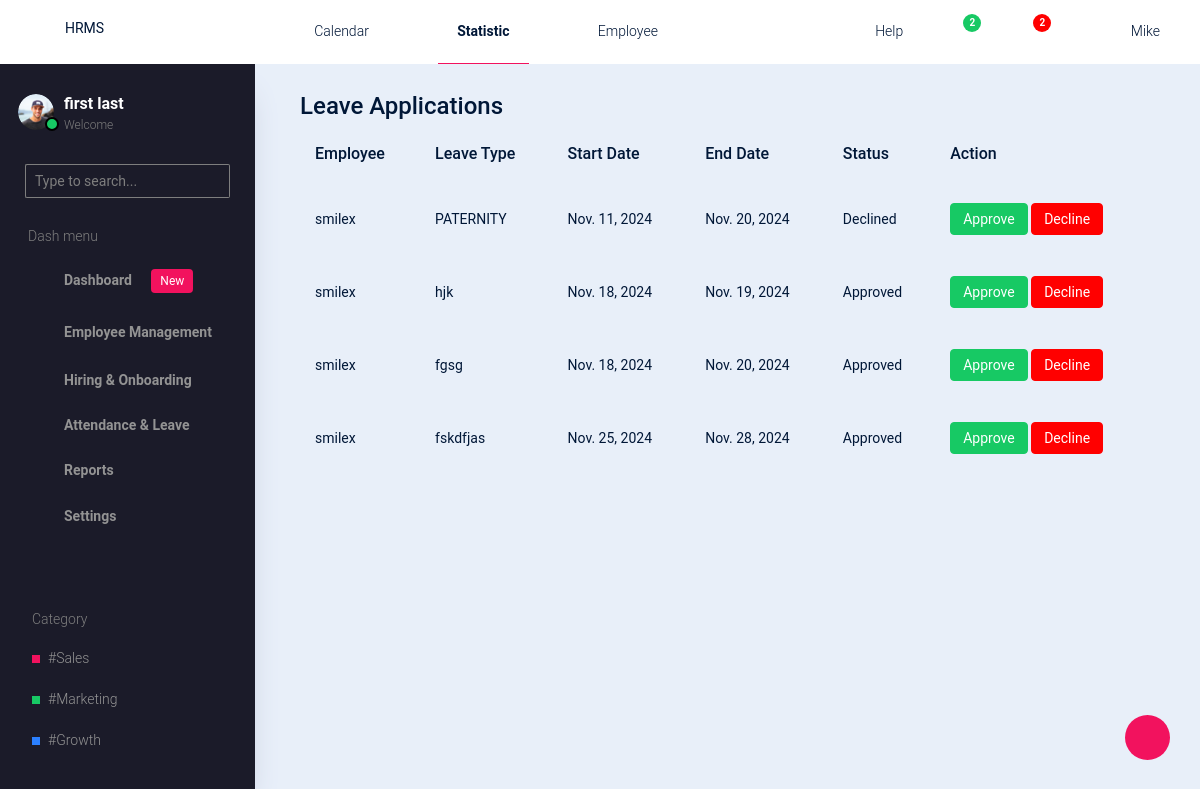
Screenshot of /review_leaves/ (signed in) with the database file from the repository.
### hrms/models.py (models this page shows, shortened)
class LeaveRequest(models.Model):
    STATUS_CHOICES = [
        ('PENDING', 'Pending'),
        ('APPROVED', 'Approved'),
        ('DECLINED', 'Declined'),
    ]
    employee = models.ForeignKey(CustomUser, on_delete=models.CASCADE, related_name="leave_requests")
    start_date = models.DateField()
    end_date = models.DateField()
    leave_type = models.CharField(max_length=50)
    reason = models.TextField()
    status = models.CharField(max_length=10, choices=STATUS_CHOICES, default='PENDING')
    notes = models.TextField(blank=True, null=True)

### accounts/models.py (models this page shows)
class CustomUser(AbstractUser):
    ROLE_CHOICES = [
        ('admin', 'Admin'),
        ('hr_manager', 'HR Manager'),
        ('employee', 'Employee'),
    ]
    role = models.CharField(max_length=20, choices=ROLE_CHOICES, default='employee')
    phone = models.CharField(max_length=15, blank=True, null=True)
    position = models.CharField(max_length=100, blank=True, null=True)
    department = models.CharField(max_length=100, blank=True, null=True)
    start_date = models.DateField(blank=True, null=True)

### hrms/views.py (the view)
# urls.py: path('review_leaves/',leave_requests,name='reviewleaves'),
@login_required
def leave_requests(request):
    leave_requests = LeaveRequest.objects.all()
    return render(request, 'hrms/admin/attendance-and-leave/leave_requests.html', {'leave_requests': leave_requests})

### hrms/templates/hrms/admin/attendance-and-leave/leave_requests.html
{% extends 'hrms/admin/base.html' %}
{% block content %}
<div class="container">
    <h2>Leave Applications</h2>
    <table class="table table-striped">
        <thead>
            <tr>
                <th>Employee</th>
                <th>Leave Type</th>
                <th>Start Date</th>
                <th>End Date</th>
                <th>Status</th>
                <th>Action</th>
            </tr>
        </thead>
        <tbody>
            {% for leave in leave_requests %}
            <tr>
                <td>{{ leave.employee.username }}</td>
                <td>{{ leave.leave_type }}</td>
                <td>{{ leave.start_date }}</td>
                <td>{{ leave.end_date }}</td>
                <td>{{ leave.get_status_display }}</td>
                <td>
                    <a href="{% url 'update_leave_status' leave.id 'APPROVED' %}" class="btn btn-sm btn-success">Approve</a>
                    <a href="{% url 'update_leave_status' leave.id 'DECLINED' %}" class="btn btn-sm btn-danger">Decline</a>
                </td>
            </tr>
            {% endfor %}
        </tbody>
    </table>
</div>
{% endblock %}

### rows the page displays
LeaveRequest: employee.username "smilex", leave_type "PATERNITY", start_date "Nov. 11, 2024", end_date "Nov. 20, 2024", status "Declined"
LeaveRequest: employee.username "smilex", leave_type "hjk", start_date "Nov. 18, 2024", end_date "Nov. 19, 2024", status "Approved"
LeaveRequest: employee.username "smilex", leave_type "fgsg", start_date "Nov. 18, 2024", end_date "Nov. 20, 2024", status "Approved"
LeaveRequest: employee.username "smilex", leave_type "fskdfjas", start_date "Nov. 25, 2024", end_date "Nov. 28, 2024", status "Approved"
